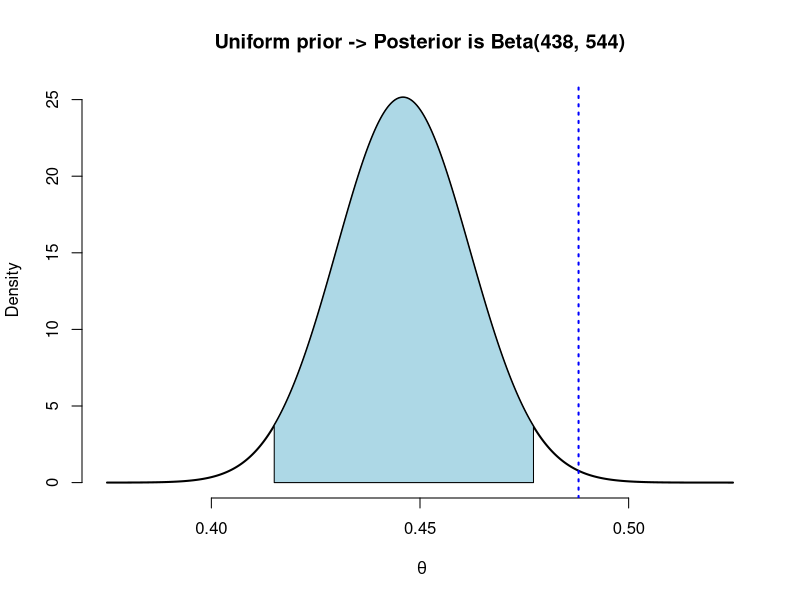

Source code (R): (Note: this script raises an error after producing the figure.)
## ---- chunk 1
# 95% Credible Intervals  
L <- qbeta(0.025, 438, 544)
U <- qbeta(0.975, 438, 544)

post <- Vectorize(function(theta) dbeta(theta, 438, 544))

# Illustration
x1 <- seq(0.375, 0.525,length=10000)
y1 <- post(x1)
plot(x1, y1, type = "l", xlab=~theta, ylab="Density", 
     main = "Uniform prior -> Posterior is Beta(438, 544)",
     lwd = 2, frame.plot = FALSE)
abline(v = 0.488, col = "blue", lty = 3, lwd = 2)

polygon(c(L, x1[x1>=L & x1<= U], U), c(0, y1[x1>=L & x1<=U], 0), col="lightblue")
## ---- chunk 2
# seq creates evenly spaced values
df1 <- data.frame(theta = seq(0.375, 0.525, 0.001)) 
a <- 438
b <- 544
# dbeta computes the posterior density
df1$p <- dbeta(df1$theta, a, b)

## 計算95%可信區間
# seq creates evenly spaced values from 2.5% quantile
# to 97.5% quantile (i.e., 95% central interval)
# qbeta computes the value for a given quantile given parameters a and b
df2 <- data.frame(theta = seq(qbeta(0.025, a, b), qbeta(0.975, a, b), length.out = 100))
# compute the posterior density
df2$p <- dbeta(df2$theta, a, b)


ggplot(mapping = aes(theta, p)) +
  geom_line(data = df1) +
  # Add a layer of colorized 95% posterior interval
  geom_area(data = df2, aes(fill='1')) +
  # Add the proportion of girl babies in general population
  geom_vline(xintercept = 0.488, linetype='dotted') +
  # Decorate the plot a little
  labs(title='Uniform prior -> Posterior is Beta(438,544)', y = '') +
  scale_y_continuous(expand = c(0, 0.1), breaks = NULL) +
  scale_fill_manual(values = 'lightblue', labels = '95% posterior interval') +
  theme(legend.position = 'bottom', legend.title = element_blank())
## ---- chunk 3
L;U
## ---- chunk 4
# Observed data: 437 girls and 543 boys
a <- 437
b <- 543

# Evaluate densities at evenly spaced points between 0.375 and 0.525
df1 <- data.frame(theta = seq(0.375, 0.525, 0.001))

# Posterior with Beta(1,1), ie. uniform prior

df1$pu <- dbeta(df1$theta, a+1, b+1)

# 3 different choices for priors

# Beta(0.488*2,(1-0.488)*2)
# Beta(0.488*20,(1-0.488)*20)
# Beta(0.488*200,(1-0.488)*200)

n <- c(2, 20, 200) # prior counts
apr <- 0.488 # prior ratio of success


# helperf returns for given number of prior observations, prior ratio
# of successes, number of observed successes and failures and a data
# frame with values of theta, a new data frame with prior and posterior
# values evaluated at points theta.
helperf <- function(n, apr, a, b, df)
  cbind(df, 
        pr = dbeta(df$theta, n*apr, n*(1-apr)), 
        po = dbeta(df$theta, n*apr + a, n*(1-apr) + b), 
        n = n)

# lapply function over prior counts n and gather results into key-value pairs.
df2 <- lapply(n, helperf, apr, a, b, df1) %>% # calculate posterior points
  do.call(rbind, args = .) %>% # combine lists 
  gather(grp, p, -c(theta, n), factor_key = T)

# add correct labels for plotting
df2$title <- factor(paste0('alpha/(alpha+beta)=0.488, alpha+beta=',df2$n))
levels(df2$grp) <- c('Posterior with unif prior', 'Prior', 'Posterior')

# Plot distributions

ggplot(data = df2) +
  geom_line(aes(theta, p, color = grp)) +
  geom_vline(xintercept = 0.488, linetype = 'dotted') +
  facet_wrap(~title, ncol = 1) +
  labs(x = '', y = '') +
  scale_y_continuous(breaks = NULL) +
  theme(legend.position = 'bottom', legend.title = element_blank())
## ---- chunk 5
par(mfrow=c(3,2))
pi <- Vectorize(function(theta) dbeta(theta, 1,1))
curve(pi, xlab=~ theta, ylab="Density", main="Beta prior: a=1, b=1", frame=FALSE, lwd=2)
pi <- Vectorize(function(theta) dbeta(theta, 0.3,1))
curve(pi, xlab=~ theta, ylab="Density", main="Beta prior: a=0.3, b=1",frame=FALSE, lwd=2)
pi <- Vectorize(function(theta) dbeta(theta, 0.3,0.3))
curve(pi, xlab=~ theta, ylab="Density", main="Beta prior: a=0.3, b=0.3",frame=FALSE, lwd=2)
pi <- Vectorize(function(theta) dbeta(theta, 2,2))
curve(pi, xlab=~ theta, ylab="Density", main="Beta prior: a=2, b=2",frame=FALSE, lwd=2)
pi <- Vectorize(function(theta) dbeta(theta, 8,2))
curve(pi, xlab=~ theta, ylab="Density", main="Beta prior: a=8, b=2",frame=FALSE, lwd=2)
pi <- Vectorize(function(theta) dbeta(theta, 2,8))
curve(pi, xlab=~ theta, ylab="Density", main="Beta prior: a=2, b=8",frame=FALSE, lwd=2)
